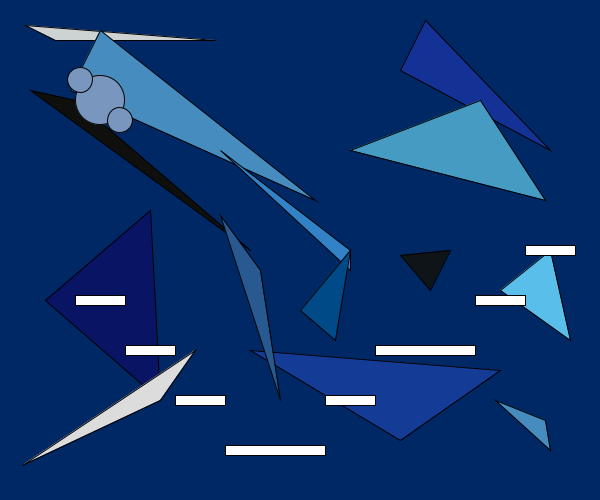
Frame 1 (no input)
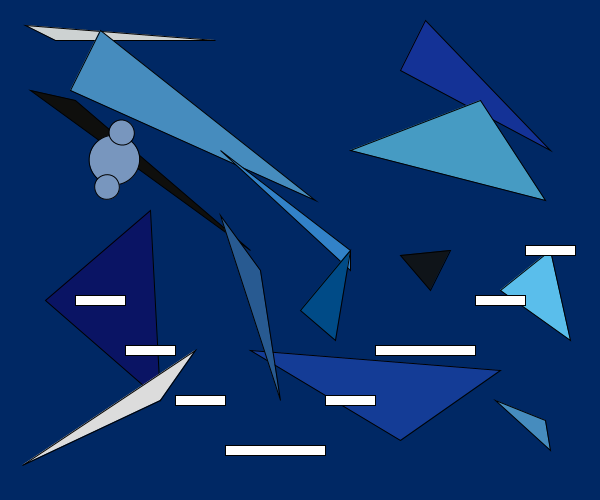
Frame 60 (the mouse pressed at the canvas centre just before this capture)
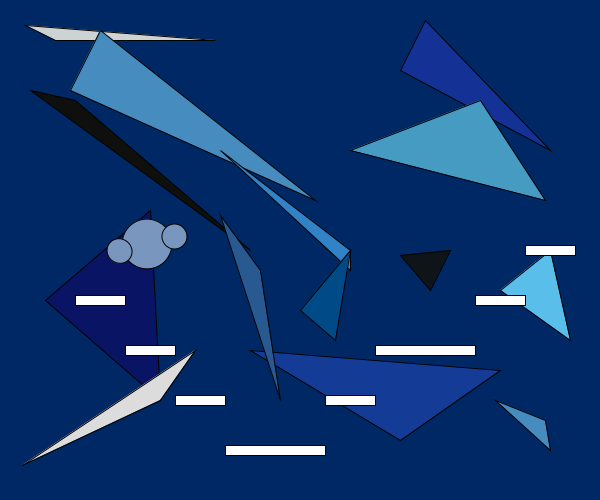
Frame 120 (the mouse held since frame 60 and released just before this capture)

The Processing sketch that drew these frames (run headless with seeded random() and noise(); from frame 60 on, the mouse is pressed at the canvas centre):

// Processing sketch: processing_54885
// ── processing_54885.pde

float x, y, spdX, spdY;
void setup() {
  size(600, 500);
  rectMode(CENTER);

  x = 100;
  y = 100;
  spdX = 0.1;
  spdY = 0.1;
  
  
}

void draw() {
  background(0, 40, 100);
  
  
  fill(205, 210, 210);
  triangle(25, 25, 55, 40, 215, 40);

  fill(70, 140, 190);
  triangle(70, 90, 100, 30, 315, 200);
  
  
  fill(20, 60, 150);
  triangle(250, 350, 500, 370, 400, 440);
  
  fill(90, 190, 235);
  triangle(550, 250, 570, 340, 500, 290);
  
  fill(15, 20, 25);
  triangle(450, 250, 430, 290, 400, 255);
  
  fill(50, 130, 200);
  triangle(350, 250, 350, 270, 220, 150);
  
  fill(15, 15, 13);
  triangle(250, 250, 30, 90, 75, 100);
  
  fill(0, 75, 135);
  triangle(350, 250, 335, 340, 300, 310);
  
  fill(20, 50, 150);
  triangle(550, 150, 400, 70, 425, 20);
  
  fill(10, 20, 100);
  triangle(45, 300, 150, 210, 160, 400);
  
  fill(220, 220, 220);
  triangle(22, 465, 160, 400, 195, 350);
  
  fill(70, 140, 190);
  triangle(550, 450, 495, 400, 545, 420);
  
  fill(70, 155, 195);
  triangle(350, 150, 545, 200, 480, 100);
  
  fill(40, 90, 145);
  triangle(260, 270, 280, 400, 220, 215);
  
  
  fill(255); 
  
    float bx = 100;
    float by = 300;
    float bw = 50;
    float bh = 10;
    
    rect(bx, by, bw, bh);
 
    float bx2 = 150;
    float by2 = 350;
    float bw2 = 50;
    float bh2 = 10;
    
    rect(bx2, by2, bw2, bh2);
    
    float bx3 = 200;
    float by3 = 400;
    float bw3 = 50;
    float bh3 = 10;
    
    rect(bx3, by3, bw3, bh3);
    
    float bx4 = 275;
    float by4 = 450;
    float bw4 = 100;
    float bh4 = 10;
    
    rect(bx4, by4, bw4, bh4);
    
    float bx5 = 350;
    float by5 = 400;
    float bw5 = 50;
    float bh5 = 10;
    
    rect(bx5, by5, bw5, bh5);
    
    float bx6 = 425;
    float by6 = 350;
    float bw6 = 100;
    float bh6 = 10;
    
    rect(bx6, by6, bw6, bh6);
    
    float bx7 = 500;
    float by7 = 300;
    float bw7 = 50;
    float bh7 = 10;
    
    rect(bx7, by7, bw7, bh7);
    
    float bx8 = 550;
    float by8 = 250;
    float bw8 = 50;
    float bh8 = 10;
    
    rect(bx8, by8, bw8, bh8);
 
  
  pushMatrix();
  translate(x, y);
  rotate(radians(frameCount));
  fill(120, 150, 190);
  //rect(0, 0, 50, 50);
  ellipse(0, 0, 50, 50);
  ellipse(20, 20, 25, 25);
  ellipse(-20, -20, 25, 25);
  popMatrix();
  
  spdY = spdY + .2;
  //spdY = spdY + .5;
 // spdY = spdY + .1
  
  x = x + spdX;
  y = y + spdY;
  
  spdX += .005;
  //spdX += .001;
  //spdX += .0075;
  
  if (x > width - 15) {
    x = width - 15;
    spdX = spdX * -1;
  }
    
  
  if (y > height - 15) {
    y = height - 15;
     spdY = spdY * -1; 
  }
  
  if ( x >= bx - 30 && x <= bx+bw - 30 && y > by - 30) {
    y = by - 25;
    spdY = spdY * -1;
  }
  
  if ( x >= bx2 - 30 && x <= bx2+bw2 - 30 && y > by2 - 30) {
    y = by2 - 25;
    spdY = spdY * -1;
  }
  
  if ( x >= bx3 - 30 && x <= bx3+bw3 - 30 && y > by3 - 30) {
    y = by3 - 25;
    spdY = spdY * -1;
  }
  
   if ( x >= bx4 - 30 && x <= bx4+bw4 - 30 && y > by4 - 30) {
    y = by4 - 25;
    spdY = spdY * -1;
  }
  
  if ( x >= bx5 - 30 && x <= bx5+bw5 - 30 && y > by5 - 30) {
    y = by5 - 25;
    spdY = spdY * -1;
  }
  
  if ( x >= bx6 - 30 && x <= bx6+bw6 - 30 && y > by6 - 30) {
    y = by6 - 25;
    spdY = spdY * -1;
  }
  
  if ( x >= bx7 - 30 && x <= bx7+bw7 - 30 && y > by7 - 30) {
    y = by7 - 25;
    spdY = spdY * -1;
  }
  
   if ( x >= bx8 - 30 && x <= bx8+bw8 - 30 && y > by8 - 30) {
    y = by8 - 25;
    spdY = spdY * -1;
  }
  
  }
